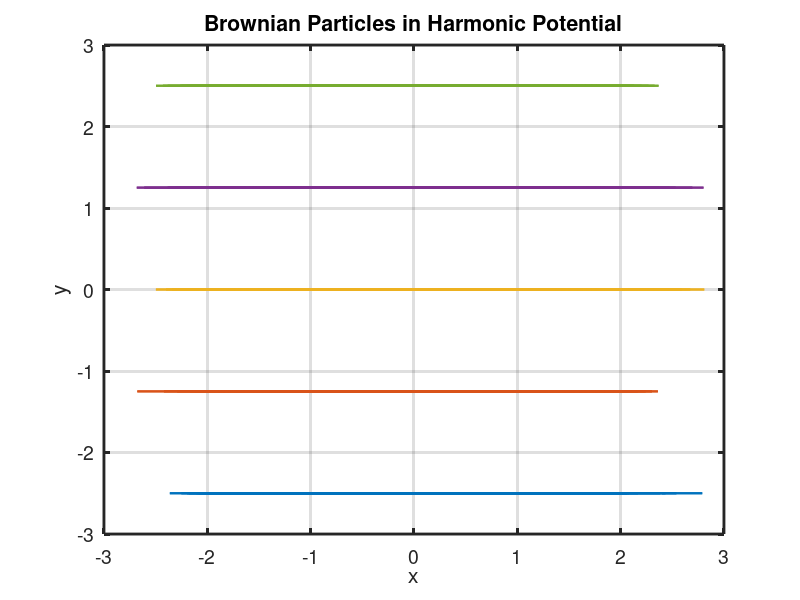
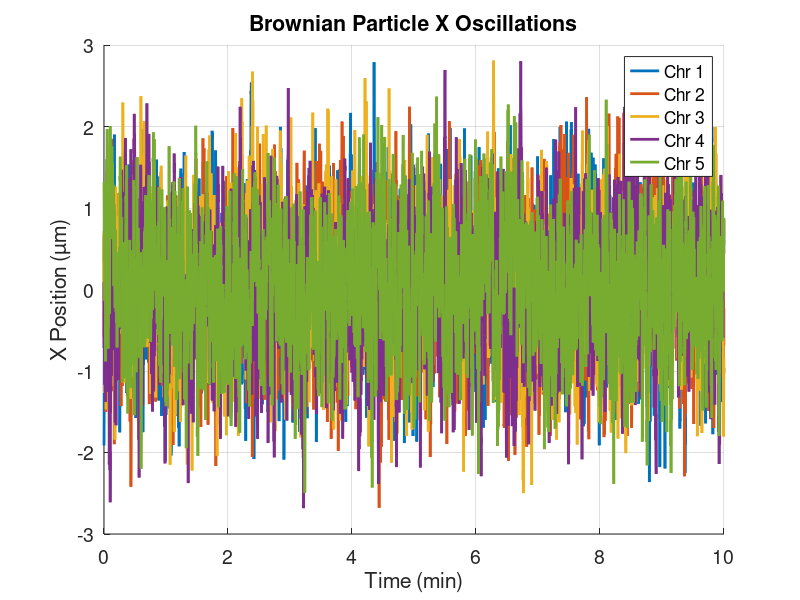

MATLAB code to generate these figures, in order: (Note: this script raises an error after producing the figures.)
%%%%%%%%%%%%%%%%%%%%%%%%%%%%%%%%%%%%%%%%%%%%%%%%%%%%%%%%%%%%%%%%%%%%%%%%%%%
% crosscorrelation_measurement_null_test.M
%
% PURPOSE:
%   This scipr impements a **null model** for chromosome osciilation, 
%   designed to test and validate the 'crosscorrelation_measurement'
%   function
% 
%   Simulate the dynamics of multiple Brownian particles under a harmonic 
%   potential. There are no inter-particle particles - any obsered
%   correlation should arise purely from random coincidence, providing a
%   baseline for interpreting cross-correlation values in the actual
%   simulation. 
%   
%
% Model Detail:
%   - Each particle experiences a deterministic restoring force (-Kx)
%     and stochastic Brownian noise in the x-direction.
%   - The y-position is fixed. 
%   - No inter-particle interactions 
%   - Cross-correlation is calculated using a custom function 
%     `crosscorrelation_measurement.m` for multiple time lags.
%
% OUTPUTS:
%   - Two plots:
%       (1) Normalized cross-correlation vs. neighbor level, grouped by τ
%       (2) Normalized cross-correlation vs. τ, for each neighbor level
%   - Summary table `records_table` containing:
%       iteration, tau, neighbor level, accumulated correlation (C_value), and count (N_value)
%
% DEPENDENCIES:
%   - Requires `crosscorrelation_measurement.m` in the same directory
%
% PARAMETERS (can be tuned):
%   - Nchromosomes  : Number of particles (default = 5)
%   - dt            : Time step in minutes (default = 2e-3)
%   - Nsteps        : Number of time steps (default = 5000)
%   - K             : Spring constant (harmonic trap strength)
%   - noise_strength: Magnitude of Brownian noise
%   - tau_step      : Step size in τ (computed from 5s intervals)
%
% NOTE:
%   - τ values range from 5 to 150 seconds in 5-second steps
%   - τ values are grouped into 3 bins of 10 τ values each for plotting
%   - Correlation values are normalized by the number of contributing terms
%
% AUTHOR:
%   Jiali Zhu, 2025/08/01, UNC-Chapel Hill 
%%%%%%%%%%%%%%%%%%%%%%%%%%%%%%%%%%%%%%%%%%%%%%%%%%%%%%%%%%%%%%%%%%%%%%%%%%% 

clc;clear;close all;
% Brownian oscillator simulation
Nchromosomes = 5;         % Number of particles
dt = 2e-3;                % Time step
Nsteps = 5000;            % Number of steps
K = 1;                    % Spring constant
Gamma = 0.01;                % Drag coefficient
noise_strength = 0.1;     % Noise magnitude


% Simulate trajectories
x = zeros(Nsteps, Nchromosomes);
y = zeros(Nsteps, Nchromosomes);
x(1,:) = randn(1, Nchromosomes);  % initial condition
y(1,:) = linspace(-Nchromosomes/2, Nchromosomes/2, Nchromosomes);
for t = 1:Nsteps-1
    % x-direction: harmonic potential + noise
    F_det_x = -K * x(t, :);
    F_noise_x = noise_strength * randn(1, Nchromosomes) / sqrt(dt);
    dx = dt * (F_det_x + F_noise_x) / Gamma;
    x(t+1, :) = x(t, :) + dx;
    % y-direction: Brownian noise only 
    F_noise_y = 0*noise_strength * randn(1, Nchromosomes) / sqrt(dt);
    %F_noise_y = 0; 
    % Apply Brownian step
    dy = dt * F_noise_y / Gamma;
    y(t+1, :)= y(t, :) + dy;
end

figure; 
plot(x, y, 'LineWidth', 1.5);
xlabel('x', 'FontSize', 14);
ylabel('y', 'FontSize', 14);
title('Brownian Particles in Harmonic Potential', 'FontSize', 16);
grid on;
set(gca, 'LineWidth', 2, 'FontSize', 14);

% Time vector matches the number of steps
time = (0:Nsteps-1) * dt;

% Plot CMx (oscillation) over time for each chromosome
figure;
hold on;
for i = 1:Nchromosomes
    plot(time, x(:, i), 'LineWidth', 2);  % Plot one chromosome's x-position
end
xlabel('Time (min)');
ylabel('X Position (µm)');
title('Brownian Particle X Oscillations');
legend(arrayfun(@(i) sprintf('Chr %d', i), 1:Nchromosomes, 'UniformOutput', false));
set(gca, 'FontSize', 14);
grid on;


%% Cross-correlation Calculation
% Create a structure array to store results
records = struct('iteration', {}, 'tau', {}, 'neighbor', {}, 'C_value', {}, 'N_value', {});
tau_step = round(5 / (dt * 60));  % Number of steps per 5-second interval
tau_values = tau_step * (1:30);   % From 5s to 150s       
tau_groups = reshape(tau_values, 10, [])';  % 3 groups of 10 τs each (3×10 matrix)
% Cross-correlation versus Tau_group 
CM = x;
iteration_id = 1; 
% Compute correlations at selected tau values
for tau = tau_values
    [C, N] = crosscorrelation_measurement(CM, tau, Nsteps, Nchromosomes);

    for neighbor_idx = 1:(Nchromosomes - 1)
        if N(neighbor_idx) > 0
            C_norm = C(neighbor_idx) / N(neighbor_idx);
        else
            C_norm = NaN;
        end

        records(end+1) = struct( ...
            'iteration', iteration_id, ...
            'tau', tau, ...
            'neighbor', neighbor_idx, ...
            'C_value', C_norm, ... % normalied crosscorrelation value 
            'N_value', N(neighbor_idx) ... % number of N used to calculate C_norm 
        );
    end
end

records_table = struct2table(records);
fprintf('Final table size: %d rows\n', height(records_table));

%Plot 1: Avg Cross-Correlation vs Neighbor Level for Each τ Group
figure; hold on;
colors = lines(size(tau_groups, 1));
for g = 1:size(tau_groups, 1)
    current_group = tau_groups(g, :);
    subset = records_table(ismember(records_table.tau, current_group), :);
    grouped = groupsummary(subset, "neighbor", ["mean","std"], "C_value");% Average from different tau groups

    errorbar(grouped.neighbor, grouped.mean_C_value,grouped.std_C_value, '-o', ...
        'DisplayName', sprintf('\\tau = %d–%d', (current_group(1)/tau_step)*5, (current_group(end)/tau_step)*5), ...
        'LineWidth', 2, 'Color', colors(g, :));
end
ylim([-0.1,0.1]);
xticks(1:1:Nchromosomes-1);
xlabel('Neighbor Level'); ylabel('Avg Norm Cross-Corr');
title('C vs Neighbor Level (Grouped by \tau)');
legend; grid on; box on;

%Plot 2: C vs Time Lag for Neighbor Level = 1, 2, 3
figure; hold on;
for n = 1:Nchromosomes-1
    subset = records_table(records_table.neighbor == n, :);
    grouped = groupsummary(subset, "tau", ["mean","std"], "C_value");  

    errorbar((grouped.tau/tau_step)*5, grouped.mean_C_value,grouped.std_C_value, '-o', ...
        'DisplayName', sprintf('%d^{st} neighbor', n), 'LineWidth', 2);
end
ylim([-0.1,0.1])
xlabel('\tau (seconds)', 'FontSize', 14);
ylabel('Avg Norm Cross-Corr', 'FontSize', 14);
title('C vs \tau for 1st, 2nd, 3rd Neighbors', 'FontSize', 16);
legend('Location', 'best');
grid on; box on;
set(gca, 'FontSize', 12);




